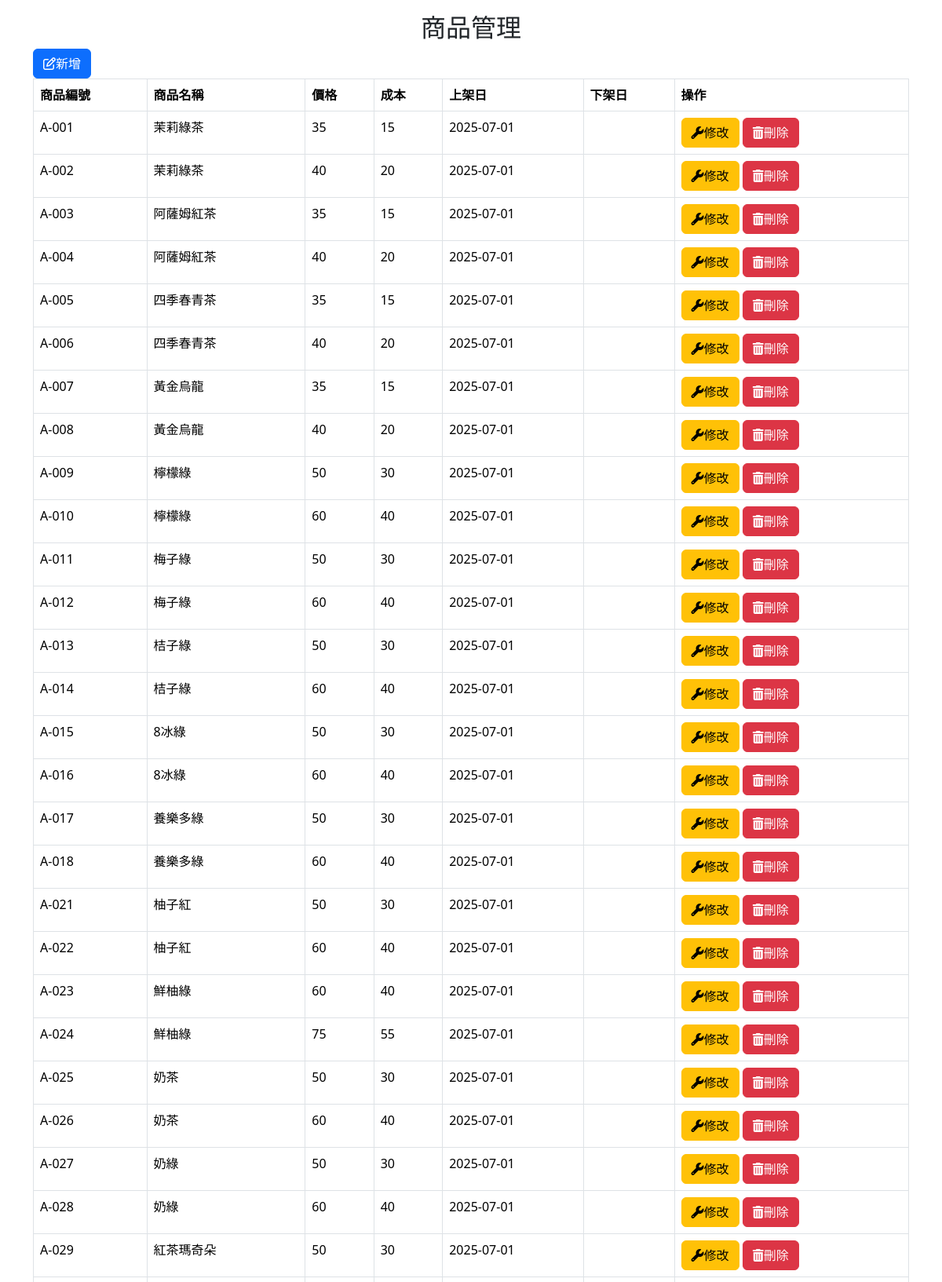
Screenshot of /backend/items.php (upper part) with the database file from the repository.
### tables this page shows
CREATE TABLE `items` (
  `id` int(10) UNSIGNED NOT NULL,
  `item_no` text NOT NULL,
  `item_name` text NOT NULL,
  `price` int(10) UNSIGNED NOT NULL,
  `cost` int(10) UNSIGNED DEFAULT NULL,
  `img` text NOT NULL,
  `bg_date` date DEFAULT NULL,
  `ed_date` date DEFAULT NULL,
  `created_time` date NOT NULL DEFAULT current_timestamp(),
  `updated_time` timestamp NOT NULL DEFAULT current_timestamp() ON UPDATE current_timestamp()
);

### api/db.php (called while the page is built, shortened)
<?php
class DB{
  private $dsn="mysql:host=localhost;dbname=tieat;charset=utf8";
  private $pdo;
  private $table;
  function __construct($table)
  {
    $this->table=$table;
    $this->pdo=new PDO($this->dsn,'root','');
  }
  function all(...$arg){
   $sql="select * from $this->table ";
   return $this->pdo->query($sql)->fetchAll(PDO::FETCH_ASSOC);
  }
}
?>

### backend/items.php (the view, shortened to what this page needs)
<?php
 include_once "../api/db.php";
?>
<!DOCTYPE html>
<html lang="en">
<head>
    <link rel="stylesheet" href="https://cdnjs.cloudflare.com/ajax/libs/bootstrap/5.3.7/css/bootstrap.min.css"
 />
</head>
<body>
    <?php include 'bd_header.php';?>
    <main>
        <div class="container mt-3">
            <h2 class="text-center">商品管理</h2>
            <?php $table='items'; ?>
            <div class='btns'><a class="btn btn-primary" href="add_items.php?table=<?=$table;?>"><i
                        class="fa-regular fa-pen-to-square"></i>新增</a>
            </div>
            <table class="table table-bordered table-hover">
                <thead>
                    <tr>
                        <th>商品編號</th>
                        <th>商品名稱</th>
                        <th>價格</th>
                        <th>成本</th>
                        <th>上架日</th>
                        <th>下架日</th>
                        <th>操作</th>
                    </tr>
                </thead>
                <tbody>
                    <?php
                     $rows=${ucfirst($table)}->all();
                     foreach ($rows as $row):
                    ?>
                    <tr>
                        <td><?=$row['item_no'];?></td>
                        <td><?=$row['item_name'];?></td>
                        <td><?=$row['price'];?></td>
                        <td><?=$row['cost'];?></td>
                        <td><?=$row['bg_date'];?></td>
                        <td><?=$row['ed_date'];?></td>
                        <td>
                            <a class="btn btn-warning" href="update_items.php?id=<?=$row['id'];?>&table=<?=$table;?>">
                                <i class="fa-solid fa-wrench"></i>修改</a>
                            <a class="btn btn-danger" href="../api/delete.php?id=<?=$row['id'];?>&table=<?=$table;?>"><i
                                    class="fa-solid fa-trash-can"></i>刪除</a>
                        </td>
                    </tr>
                    <?php
                    endforeach;
                    ?>
                </tbody>
            </table>
        </div>
    </main>
</body>
</html>

### rows the page displays
items: item_no "A-001", item_name "茉莉綠茶", price "35", cost "15", bg_date "2025-07-01"
items: item_no "A-002", item_name "茉莉綠茶", price "40", cost "20", bg_date "2025-07-01"
items: item_no "A-003", item_name "阿薩姆紅茶", price "35", cost "15", bg_date "2025-07-01"
items: item_no "A-004", item_name "阿薩姆紅茶", price "40", cost "20", bg_date "2025-07-01"
items: item_no "A-005", item_name "四季春青茶", price "35", cost "15", bg_date "2025-07-01"
items: item_no "A-006", item_name "四季春青茶", price "40", cost "20", bg_date "2025-07-01"
items: item_no "A-007", item_name "黃金烏龍", price "35", cost "15", bg_date "2025-07-01"
items: item_no "A-008", item_name "黃金烏龍", price "40", cost "20", bg_date "2025-07-01"
items: item_no "A-009", item_name "檸檬綠", price "50", cost "30", bg_date "2025-07-01"
items: item_no "A-010", item_name "檸檬綠", price "60", cost "40", bg_date "2025-07-01"
items: item_no "A-011", item_name "梅子綠", price "50", cost "30", bg_date "2025-07-01"
items: item_no "A-012", item_name "梅子綠", price "60", cost "40", bg_date "2025-07-01"
items: item_no "A-013", item_name "桔子綠", price "50", cost "30", bg_date "2025-07-01"
items: item_no "A-014", item_name "桔子綠", price "60", cost "40", bg_date "2025-07-01"
items: item_no "A-015", item_name "8冰綠", price "50", cost "30", bg_date "2025-07-01"
items: item_no "A-016", item_name "8冰綠", price "60", cost "40", bg_date "2025-07-01"
items: item_no "A-017", item_name "養樂多綠", price "50", cost "30", bg_date "2025-07-01"
items: item_no "A-018", item_name "養樂多綠", price "60", cost "40", bg_date "2025-07-01"
items: item_no "A-021", item_name "柚子紅", price "50", cost "30", bg_date "2025-07-01"
items: item_no "A-022", item_name "柚子紅", price "60", cost "40", bg_date "2025-07-01"
items: item_no "A-023", item_name "鮮柚綠", price "60", cost "40", bg_date "2025-07-01"
items: item_no "A-024", item_name "鮮柚綠", price "75", cost "55", bg_date "2025-07-01"
items: item_no "A-025", item_name "奶茶", price "50", cost "30", bg_date "2025-07-01"
items: item_no "A-026", item_name "奶茶", price "60", cost "40", bg_date "2025-07-01"
items: item_no "A-027", item_name "奶綠", price "50", cost "30", bg_date "2025-07-01"
items: item_no "A-028", item_name "奶綠", price "60", cost "40", bg_date "2025-07-01"
items: item_no "A-029", item_name "紅茶瑪奇朵", price "50", cost "30", bg_date "2025-07-01"
